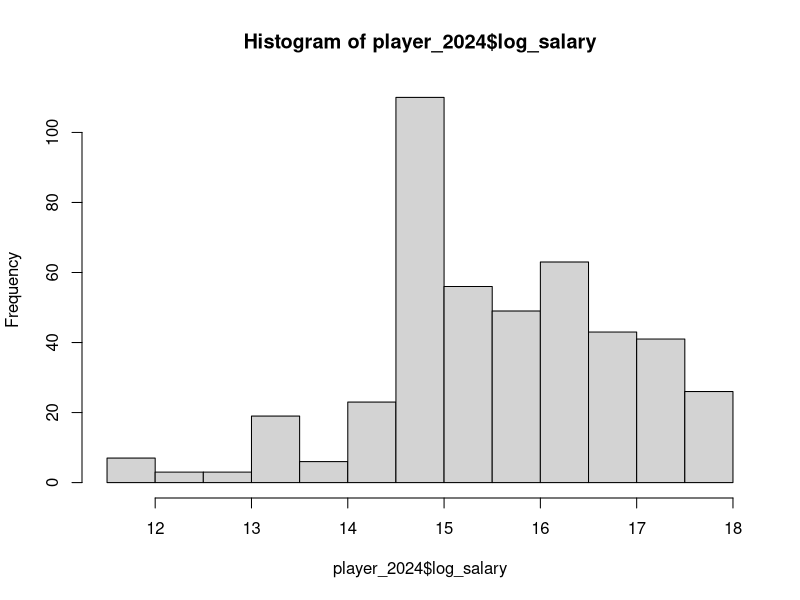
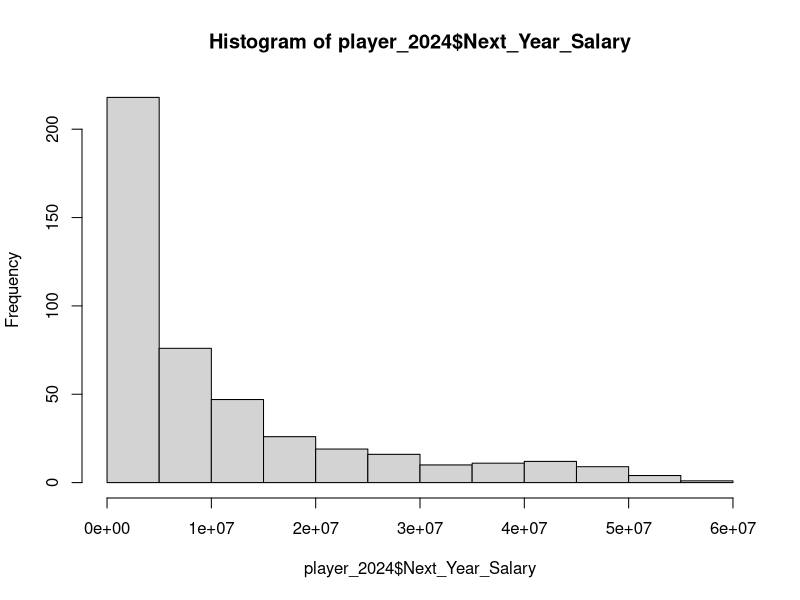

Write the R code that produced these figures, in order. (Note: this script raises an error after producing the figures.)

#helper function for stratified train test split
# we want a sufficient number of "stars" in both train and test, and we define a star as players with any accolades
# (MVP, all star, all nba defensive team ,etc)

train_test_split_stratified=function(data, y){
  x_reg=data[which(data$accolade==0),]
  y_reg=y[which(data$accolade==0)]
    
  x_star=data[which(data$accolade==1),]
  y_star=y[which(data$accolade==1)]
  
  set.seed(0)
  reg_train_index=sample(seq_len(nrow(x_reg)), size=0.8*nrow(x_reg))
  
  train_data_reg=x_reg[reg_train_index, ]
  test_data_reg=x_reg[-reg_train_index, ]
  ytr_reg=y_reg[reg_train_index]
  yts_reg=y_reg[-reg_train_index]
  
  star_train_index=sample(seq_len(nrow(x_star)), size=0.8*nrow(x_star))
  train_data_star=x_star[star_train_index, ]
  test_data_star=x_star[-star_train_index, ]
  ytr_star=y_star[star_train_index]
  yts_star=y_star[-star_train_index]
  
  xtr=rbind(train_data_reg, train_data_star)
  xts=rbind(test_data_reg, test_data_star)
  ytr=c(ytr_reg, ytr_star)
  yts=c(yts_reg, yts_star)
  return(list(xtr, xts, ytr, yts))
}

# helper function for calculating test r squared after fitting any of the ols, wls, or lasso models on training set
rsq_test=function(pred, yts){
  ss_res =sum((pred - yts)^2)
  ss_tot <- sum((yts - mean(yts))^2)
  return(1-ss_res / ss_tot)
}


player_2024 = read.csv('final_2024_player.csv')
player_2024

player_2024 <- player_2024[, !(names(player_2024) %in% c("Salary", "Guaranteed", "Next_Year_Guaranteed", "Awards"))]
player_2024 <- na.omit(player_2024)

player_2024$accolade=as.numeric(player_2024$All.Star+player_2024$AwardWinner+player_2024$FirstTeam+player_2024$SecondTeam+player_2024$ThridTeam+player_2024$DefTeam1+player_2024$DefTeam2+player_2024$NumOfAwards>0)


player_2024$log_salary <- log(player_2024$Next_Year_Salary)
hist(player_2024$log_salary)
hist(player_2024$Next_Year_Salary)






# weight approach using Awards
player_2024$wts <- player_2024$NumOfAwards/ max(player_2024$NumOfAwards, na.rm = TRUE)

# Box score model
box_score_vars <- c("accolade", "wts", "Age", "Pos", "G", "MP_x", "PTS", "TRB", "AST", "STL", "BLK", "TOV.", "FG.", "FT.")

# Advanced metrics model
advanced_vars <- c("accolade", "wts", "Age", "eFG.", "WS", "BPM", "DBPM", "USG.", "FTr", "NumOfAwards", "X2023.24_contract_year")

# Build feature matrices







X_box <- model.matrix(player_2024$log_salary ~ ., data = player_2024[box_score_vars])
X_adv <- model.matrix(player_2024$log_salary ~ ., data = player_2024[advanced_vars])

xtr_box=train_test_split_stratified(data.frame(X_box), player_2024$log_salary)[[1]]
xts_box=train_test_split_stratified(data.frame(X_box), player_2024$log_salary)[[2]]
ytr_box=train_test_split_stratified(data.frame(X_box), player_2024$log_salary)[[3]]
yts_box=train_test_split_stratified(data.frame(X_box), player_2024$log_salary)[[4]]

xtr_adv=train_test_split_stratified(data.frame(X_adv), player_2024$log_salary)[[1]]
xts_adv=train_test_split_stratified(data.frame(X_adv), player_2024$log_salary)[[2]]
ytr_adv=train_test_split_stratified(data.frame(X_adv), player_2024$log_salary)[[3]]
yts_adv=train_test_split_stratified(data.frame(X_adv), player_2024$log_salary)[[4]]


# Fit models

#OLS first

ols_box=lm(ytr_box~., data=cbind(ytr_box = ytr_box, xtr_box[, -c(1, 2, 3)]))
pred=predict(ols_box, xts_box)
print(summary(abs(exp(pred)-exp(yts_box))))

rsq_test(pred, yts_box)

ols_adv=lm(ytr_adv~., data=cbind(ytr_adv = ytr_adv, xtr_adv[, -c(1, 2, 3)]))
pred=predict(ols_adv, xts_adv)
print(summary(abs(exp(pred)-exp(yts_adv))))

rsq_test(pred, yts_adv)


# WLS

wls_box <- lm(ytr_box ~ ., data = as.data.frame(xtr_box[,c(-1, -2, -3)]), weights = xtr_box[,3])
wls_adv <- lm(ytr_adv ~ ., data = as.data.frame(xtr_adv[,c(-1, -2, -3)]), weights = xtr_adv[,3])

# Check summaries
summary(wls_box)
summary(wls_adv)
vif(wls_box)


box_pred=predict(wls_box, as.data.frame(xts_box[,c(-1, -2, -3)]))
print(summary((abs(exp(box_pred)-exp(yts_box)))))

rsq_test(box_pred, yts_box)
adv_pred=predict(wls_adv, as.data.frame(xts_adv[,c(-1, -2, -3)]))
print(summary(abs(exp(adv_pred)-exp(yts_adv))))
rsq_test(adv_pred, yts_adv)

# LASSO
x_mat=model.matrix(~ . - 1, data = xtr_box[, -c(1, 2, 3)])
x_mat_test=model.matrix(~ . -1, data=xts_box[, -c(1, 2, 3)])
model=cv.glmnet(x_mat, ytr_box, alpha=1)
pred=predict(model, newx=x_mat_test, s="lambda.min")
summary(abs(exp(pred)-exp(yts_box)))

rsq_test(pred, yts_box)

x_mat=model.matrix(~ . - 1, data = xtr_adv[, -c(1, 2, 3)])
x_mat_test=model.matrix(~ . -1, data=xts_adv[, -c(1, 2, 3)])
model=cv.glmnet(x_mat, ytr_adv, alpha=1)
pred=predict(model, newx=x_mat_test, s="lambda.min")
summary(abs(exp(pred)-exp(yts_adv)))

rsq_test(pred, yts_adv)


# Last bit of testing with 10 selected top free agents from
# summer 2024. 5 stars and 5 role players (non-stars)
# This time, players were classified as stars or non-stars with the authors' domain knowledge of the NBA


top_FA_i=which(player_2024$Player %in% c("Paul George", "LeBron James", "Tyrese Maxey", "DeMar DeRozan", "James Harden", "Kentavious Caldwell-Pope", "Tyus Jones", "Malik Beasley", "Jonas Valančiūnas", "Tobias Harris"))
top_FA_x=rbind(xtr_box[c("112", "201", "274", "308", "320", "391", "446", "462"),], xts_box[c("240", "461"),])
top_FA_y=player_2024$log_salary[top_FA_i]

ols_pred=predict(ols_box, top_FA_x[,-c(1, 2, 3)], interval="prediction")
colnames(ols_pred)=c("ols_fit", "ols_lwr", "ols_upr")

wls_pred=predict(wls_box, top_FA_x[,c(-1, -2, -3)], interval="prediction")
colnames(wls_pred)=c("wls_fit", "wls_lwr", "wls_upr")

ints=as.data.frame(cbind(wls_pred, ols_pred))
ints$name=c("DeMar DeRozan", "James Harden", "Kentavious Caldwell-Pope", "LeBron James", "Malik Beasley", "Paul George", "Tobias Harris", "Tyus Jones", "Jonas Valančiūnas", "Tyrese Maxey")
player_2024[top_FA_i, c(2,64)]

ints$actual=c(16.96825, 17.33164, 16.94038, 17.70178, 15.60727, 17.71152, 17.04891, 14.55149, 16.10805, 17.37505)




saveRDS(ols_box, file = "ols_box.rds")
saveRDS(ols_adv, file = "ols_adv.rds")
write.csv(ints, "ints.csv")

